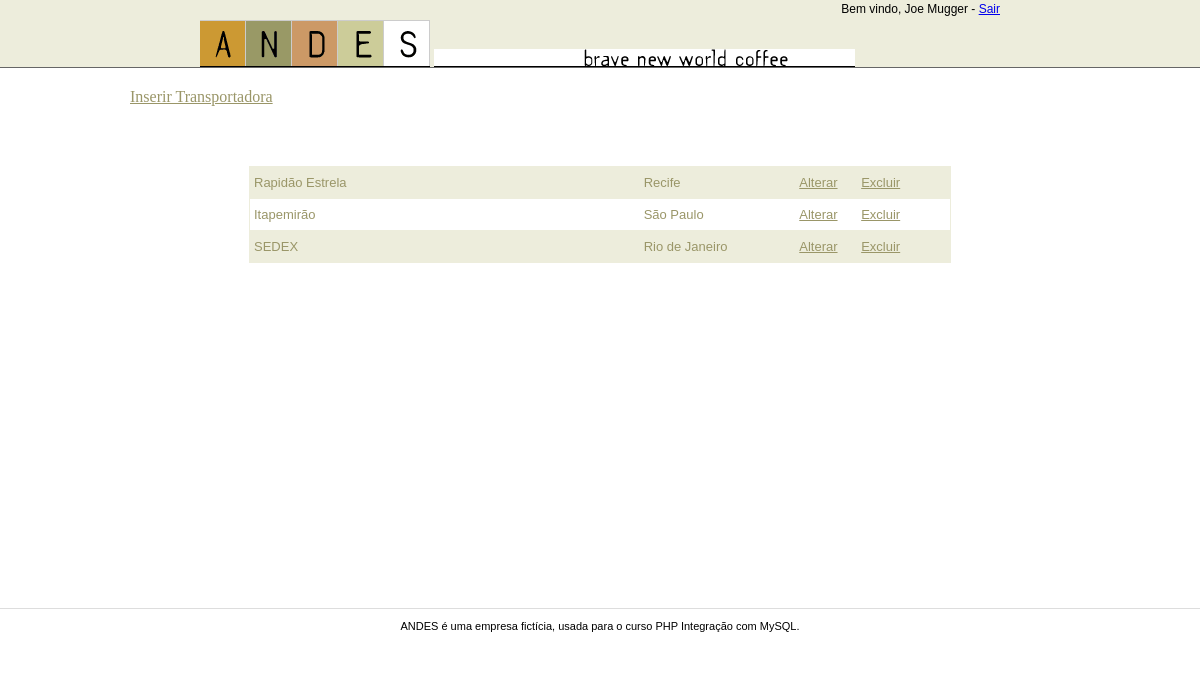
The app's page /integrated/listagem_transportadora.php (signed in) with its own data.
### tables this page shows
CREATE TABLE `fornecedores` (
  `fornecedorID` int NOT NULL AUTO_INCREMENT,
  `nomefornecedor` varchar(50) DEFAULT NULL,
  `endereco` varchar(50) DEFAULT NULL,
  `cidade` varchar(50) DEFAULT NULL,
  `estadoID` tinyint DEFAULT NULL,
  `ddd` tinyint DEFAULT NULL,
  `telefone` varchar(14) DEFAULT NULL,
  `usuario` varchar(20) DEFAULT NULL,
  `senha` varchar(20) DEFAULT NULL,
  PRIMARY KEY (`fornecedorID`)
);

CREATE TABLE `transportadoras` (
  `transportadoraID` int NOT NULL AUTO_INCREMENT,
  `nometransportadora` varchar(50) DEFAULT NULL,
  `endereco` varchar(50) DEFAULT NULL,
  `telefone` varchar(50) DEFAULT NULL,
  `cidade` varchar(50) DEFAULT NULL,
  `estadoID` tinyint DEFAULT NULL,
  `cep` varchar(10) DEFAULT NULL,
  `cnpj` varchar(19) DEFAULT NULL,
  PRIMARY KEY (`transportadoraID`)
);

### integrated/listagem_transportadora.php (the view, shortened to what this page needs)
<?php require_once("../connection/conexao.php"); ?>
<?php
    $tr = "SELECT * FROM transportadoras ";
    $consulta_tr = mysqli_query($connect, $tr);
?>
<!doctype html>
<html>
    <head>
        <link href="_css/estilo.css"            rel="stylesheet">
        <link href="_css/novo-alteracao.css"    rel="stylesheet">
    </head>
    <body>
        <?php include_once("_incluir/topo.php"); ?>
        <main>
            <div id="inserir_transportadora">
            <a href="inserir_transportadora.php">Inserir Transportadora</a>
            </div>
            <div id="janela_transportadoras">
                <?php
                    while($linha = mysqli_fetch_assoc($consulta_tr)) {
                ?>
                <ul>
                    <li><?php echo $linha["nometransportadora"] ?></li>
                    <li><?php echo $linha["cidade"] ?></li>
                    <li><a href="alteracao_transportadora.php?codigo=<?php echo $linha["transportadoraID"] ?>">Alterar</a> </li>
                    <li><a href="exclusao_transportadora.php?codigo=<?php echo $linha["transportadoraID"] ?>">Excluir</a> </li>
                </ul>
                <?php
                    }
                ?>
            </div>
        </main>
        <?php include_once("_incluir/rodape.php"); ?>
    </body>
</html>

### integrated/_incluir/topo.php (shortened to what this page needs)
<header>
    <div id="header_central">
        <?php
            if (isset($_SESSION["cliente_portal"])){
                $user = $_SESSION["cliente_portal"];
                $saudation = "SELECT nomecompleto FROM clientes WHERE clienteID = {$user} ";
                $saudation_login = mysqli_query($connect, $saudation);
                if(!$saudation_login){
                    die("Falha no banco de dados! (Saudação)");
                }
                $saudation_login = mysqli_fetch_assoc($saudation_login);
                $nome = $saudation_login["nomecompleto"];
        ?>
        <div id="header_saudacao">
            <h5>Bem vindo, <?php echo $nome; ?> - <a href="sair.php">Sair</a></h5>
        </div>
        <?php
            }if (isset($_SESSION["fornecedor_portal"])){
                    $user = $_SESSION["fornecedor_portal"];
                    $saudation = "SELECT nomefornecedor FROM fornecedores WHERE fornecedorID = {$user} ";
                    $saudation_login = mysqli_query($connect, $saudation);
                    $saudation_login = mysqli_fetch_assoc($saudation_login);
                    $nome = $saudation_login["nomefornecedor"];
        ?>
        <div id="header_saudacao">
            <h5>Bem vindo, <?php echo $nome; ?> - <a href="sair.php">Sair</a></h5>
        </div>
        <?php
           }
        ?>
        <img src="_assets/logo_andes.gif">
        <img src="_assets/text_bnwcoffee.gif">
    </div>
</header>

### integrated/_css/estilo.css (style rules this page uses)
body { margin:0; }
header { width:100%; height:67px; background-color:#EDEDDC; border-bottom:1px solid #666; }
div#header_central { position: relative; width:800px; height:67px; margin:0 auto; }
div#header_central img { margin-top:20px; }
div#header_saudacao { position: absolute; top:0; right:0px; text-align: right; }
div#header_saudacao h5 { font-family: sans-serif; font-size: 12px; font-weight: 100; margin:2px 0 0 0; padding:0; }
main { width:960px; min-height: 500px; padding:20px 0; margin:0 auto; }

### integrated/_css/novo-alteracao.css (style rules this page uses)
div#inserir_transportadora a { color:#9A9668; text-align:center; padding:0 10px; }
div#janela_transportadoras { width:700px; margin:60px auto 0; border:1px solid #EDEDDC; font-family:sans-serif; font-size:13px; color:#9A9668; }
div#janela_transportadoras ul { margin:0;padding:0; border-bottom:1px solid #EDEDDC; }
div#janela_transportadoras ul:last-child { border-bottom:none; }
div#janela_transportadoras ul:nth-child(odd) { background:#EDEDDC; }
div#janela_transportadoras li { list-style:none; display:inline-block; }
div#janela_transportadoras li:nth-child(1) { width:380px; padding:8px 4px; }
div#janela_transportadoras li:nth-child(2) { width:140px; padding:5px 2px; }
div#janela_transportadoras li:nth-child(3) a { color:#9A9668; text-align:center; padding:0 10px; }
div#janela_transportadoras li:nth-child(4) a { color:#9A9668; text-align:center; padding:0 10px; }

### records on screen
fornecedores: nomefornecedor "Joe Mugger"
transportadoras: nometransportadora "Rapidão Estrela", cidade "Recife"
transportadoras: nometransportadora "Itapemirão", cidade "São Paulo"
transportadoras: nometransportadora "SEDEX", cidade "Rio de Janeiro"
